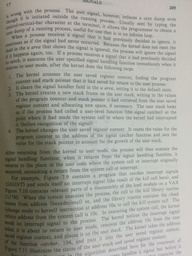
#> input picture hamrah academy/Data/ScannedText.jpg, 192 x 256 px, shrunk from 1024 x 1365 before the run
$ jupyter execute HW3.ipynb
#> lines starting #> are read from the running program, lines starting #| are printed output that depends on the picture; after the words box and inside, x2 and y2 are one past the last pixel; in counts of white or black regions, pixels touching at a corner belong together
## Libraries

[cell 1]
import cv2
import numpy as np
import matplotlib.pyplot as plt
from scipy.ndimage import rank_filter

## Reading image

[cell 2]
img = cv2.imread("Data/ScannedText.jpg", 0)
#> img: shape (256, 192); min 44, max 215, mean 160

## Q0

[cell 3]
plt.imshow(img, cmap = "gray")

## Q1

[cell 4]
_, thresh_60 = cv2.threshold(img, 60, 255, cv2.THRESH_BINARY_INV)
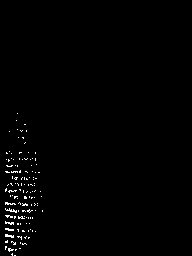
#> thresh_60: shape (256, 192); 0.98% white in thin lines or dots, all inside (x1, y1, x2, y2) = (5, 113, 43, 256)
_, thresh_120 = cv2.threshold(img, 120, 255, cv2.THRESH_BINARY_INV)
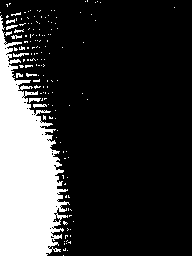
#> thresh_120: shape (256, 192); 20.8% white; 149 white regions (139 under 20 px), largest, box (x1, y1, x2, y2) and area: (0, 15, 70, 256) 9533, (13, 53, 29, 57) 40, (33, 104, 47, 108) 39
_, thresh_180 = cv2.threshold(img, 180, 255, cv2.THRESH_BINARY_INV)
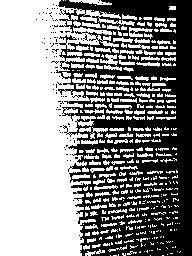
#> thresh_180: shape (256, 192); 55.9% white; 109 black regions (108 under 20 px), largest, box (x1, y1, x2, y2) and area: (56, 0, 192, 256) 21484

plt.figure(figsize = (20, 7))
plt.subplot(131);plt.imshow(thresh_60, cmap = "gray");plt.title("60 threshold")
plt.subplot(132);plt.imshow(thresh_120, cmap = "gray");plt.title("120 threshold")
plt.subplot(133);plt.imshow(thresh_180, cmap = "gray");plt.title("180 threshold")
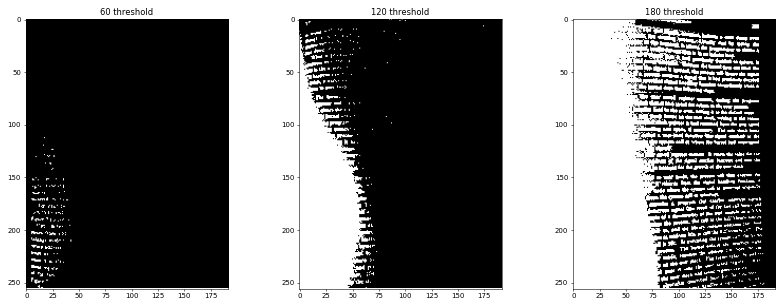
#> figure drawn by matplotlib, 3 panels

## Q2

[cell 5]
kernel_41 = np.ones((41, 41))
kernel_51 = np.ones((51, 51))
kernel_61 = np.ones((61, 61))

result_41 = cv2.dilate(img, kernel_41, iterations = 1)
result_51 = cv2.dilate(img, kernel_51, iterations = 1)
result_61 = cv2.dilate(img, kernel_61, iterations = 1)
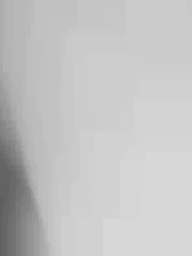
#> result_61: shape (256, 192); min 93, max 215, mean 195.3

plt.figure(figsize = (20, 7))
plt.subplot(131);plt.imshow(result_41, cmap = "gray");plt.title("41*41 kernel")
plt.subplot(132);plt.imshow(result_51, cmap = "gray");plt.title("51*51 kernel")
plt.subplot(133);plt.imshow(result_61, cmap = "gray");plt.title("61*61 kernel")

## Q3

[cell 6]
img_s_41 = img - result_41
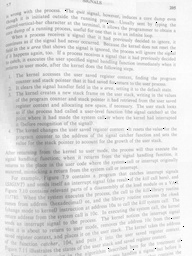
#> img_s_41: shape (256, 192); min 0, max 255, mean 226.2
img_s_51 = img - result_51
img_s_61 = img - result_61
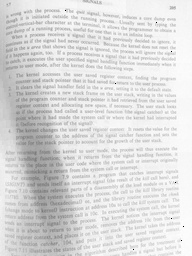
#> img_s_61: shape (256, 192); min 0, max 255, mean 220.6

_, thresh_204 = cv2.threshold(img_s_41, 204, 255, cv2.THRESH_BINARY_INV)
#> thresh_204: shape (256, 192); 16.1% white; 877 white regions (842 under 20 px), largest, box (x1, y1, x2, y2) and area: (13, 90, 78, 252) 4250, (10, 53, 29, 64) 90, (0, 57, 18, 71) 89
_, thresh_202 = cv2.threshold(img_s_51, 202, 255, cv2.THRESH_BINARY_INV)
#> thresh_202: shape (256, 192); 19.2% white; 794 white regions (773 under 20 px), largest, box (x1, y1, x2, y2) and area: (0, 39, 78, 256) 6674, (6, 22, 32, 30) 61, (17, 235, 32, 240) 45
_, thresh_198 = cv2.threshold(img_s_61, 198, 255, cv2.THRESH_BINARY_INV)
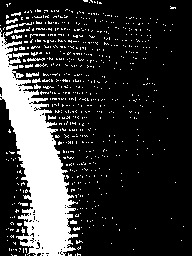
#> thresh_198: shape (256, 192); 19.7% white; 672 white regions (655 under 20 px), largest, box (x1, y1, x2, y2) and area: (0, 28, 78, 256) 7523, (26, 72, 39, 77) 40, (27, 58, 45, 62) 38

plt.figure(figsize = (20, 20))
plt.subplot(231);plt.imshow(img_s_41, cmap = "gray");plt.title("img-41")
plt.subplot(232);plt.imshow(img_s_51, cmap = "gray");plt.title("img-51")
plt.subplot(233);plt.imshow(img_s_61, cmap = "gray");plt.title("img-61")
plt.subplot(234);plt.imshow(thresh_204, cmap = "gray");plt.title("thresh 204")
plt.subplot(235);plt.imshow(thresh_202, cmap = "gray");plt.title("thresh 202")
plt.subplot(236);plt.imshow(thresh_198, cmap = "gray");plt.title("thresh 198")

## Q4

[cell 7]
result_1 = rank_filter(img, rank = 7, size = (51, 51))
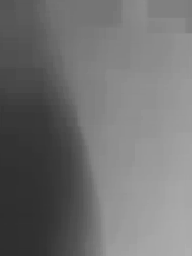
#> result_1: shape (256, 192); min 46, max 174, mean 113.1
result_2 = rank_filter(img_s_41, rank = 7, size = (51, 51))
result_3 = rank_filter(img_s_51, rank = 7, size = (51, 51))
result_4 = rank_filter(img_s_61, rank = 7, size = (51, 51))
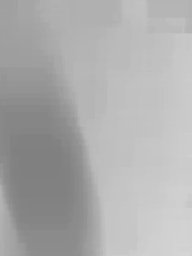
#> result_4: shape (256, 192); min 128, max 212, mean 173

plt.figure(figsize = (20, 20))
plt.subplot(141);plt.imshow(result_1, cmap = "gray");plt.title("rank original image")
plt.subplot(142);plt.imshow(result_2, cmap = "gray");plt.title("rank img-41")
plt.subplot(143);plt.imshow(result_3, cmap = "gray");plt.title("rank img-51")
plt.subplot(144);plt.imshow(result_4, cmap = "gray");plt.title("rank img-61")
